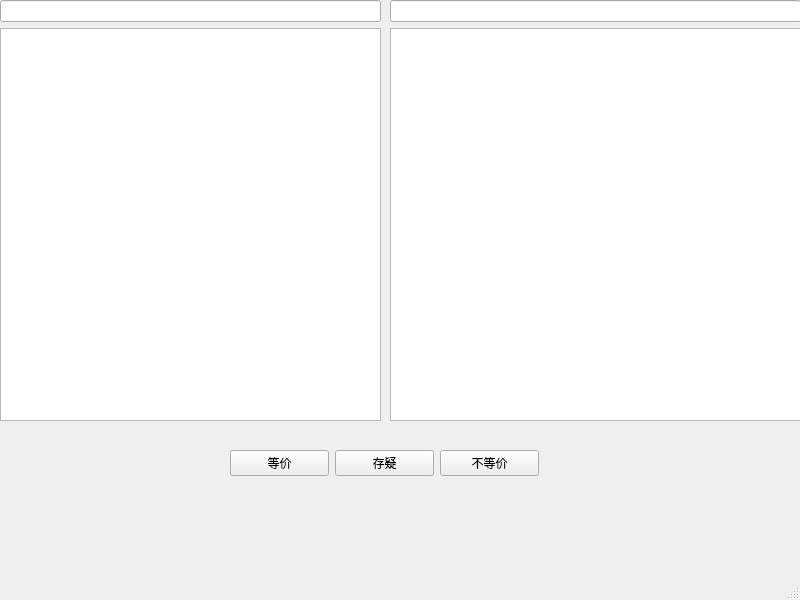
<?xml version="1.0" encoding="UTF-8"?>
<ui version="4.0">
 <class>Confirmation</class>
 <widget class="QMainWindow" name="Confirmation">
  <property name="geometry">
   <rect>
    <x>0</x>
    <y>0</y>
    <width>800</width>
    <height>600</height>
   </rect>
  </property>
  <property name="windowTitle">
   <string>MainWindow</string>
  </property>
  <widget class="QWidget" name="centralwidget">
   <widget class="QWidget" name="widget" native="true">
    <property name="geometry">
     <rect>
      <x>0</x>
      <y>0</y>
      <width>381</width>
      <height>421</height>
     </rect>
    </property>
    <layout class="QVBoxLayout" name="verticalLayout">
     <item>
      <widget class="QLineEdit" name="Filename1"/>
     </item>
     <item>
      <widget class="QListWidget" name="FileContent1"/>
     </item>
    </layout>
   </widget>
   <widget class="QWidget" name="widget_2" native="true">
    <property name="geometry">
     <rect>
      <x>390</x>
      <y>0</y>
      <width>411</width>
      <height>421</height>
     </rect>
    </property>
    <layout class="QVBoxLayout" name="verticalLayout_2">
     <item>
      <widget class="QLineEdit" name="Filename2"/>
     </item>
     <item>
      <widget class="QListWidget" name="FileContent2"/>
     </item>
    </layout>
   </widget>
   <widget class="QWidget" name="widget_3" native="true">
    <property name="geometry">
     <rect>
      <x>230</x>
      <y>440</y>
      <width>309</width>
      <height>46</height>
     </rect>
    </property>
    <layout class="QHBoxLayout" name="horizontalLayout">
     <item>
      <widget class="QPushButton" name="EqualBtn">
       <property name="text">
        <string>等价</string>
       </property>
      </widget>
     </item>
     <item>
      <widget class="QPushButton" name="DoubtBtn">
       <property name="text">
        <string>存疑</string>
       </property>
      </widget>
     </item>
     <item>
      <widget class="QPushButton" name="InequalBtn">
       <property name="text">
        <string>不等价</string>
       </property>
      </widget>
     </item>
    </layout>
   </widget>
  </widget>
  <widget class="QMenuBar" name="menubar">
   <property name="geometry">
    <rect>
     <x>0</x>
     <y>0</y>
     <width>800</width>
     <height>26</height>
    </rect>
   </property>
  </widget>
  <widget class="QStatusBar" name="statusbar"/>
 </widget>
 <resources/>
 <connections/>
</ui>
